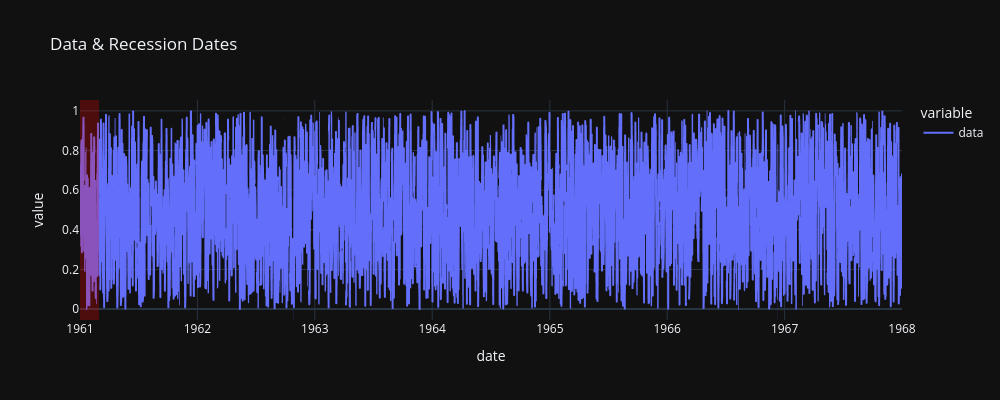

Write notebook code for a chart like this one.
### Code cell
def test_recession_dates(use_random_timeframe: bool = False) -> None:
    """
    Ensures that data can be plotted alongside of the recession dates in one figure
    """

    end = datetime.datetime.now()
    date = datetime.datetime(1985, 1, 1)
    rec_df = get_recession_data()

    if use_random_timeframe:
        # pick a random date in the available data
        # get the first date in the recession dates
        res = random.choices(rec_df.index, k=2)
        rand_years = [i.year for i in res]
        start_year, end_year = min(rand_years), max(rand_years)
        date = datetime.datetime(start_year, 1, 1)
        end = datetime.datetime(end_year, 1, 1)

    date_list = [date]

    while date < end:
        date += datetime.timedelta(days=1)
        date_list.append(date)

    rand_data = np.random.uniform(low=0, high=1, size=len(date_list))
    data_df = pd.DataFrame({"date": date_list, "data": rand_data})

    # Tests if the recession dates were plotted correctly
    data_df = data_df.set_index("date")

    # combine the df with the recession dates
    plot_it(data_df, "Data & Recession Dates", plot_recession_dates=True)


test_recession_dates(use_random_timeframe=True)

### Figure 1 — Plotly figure (JSON) as saved in the notebook; plotly's stock layout.template omitted (floating-point values rounded to 4 significant figures; data arrays with more than 128 entries replaced by an {"elided": "..."} marker saying what was removed)
{"data": [{"hovertemplate": "variable=data<br>date=%{x|%B %d, %Y}<br>value=%{y}<extra></extra>", "legendgroup": "data", "line": {"color": "#636efa", "dash": "solid"}, "marker": {"symbol": "circle"}, "mode": "lines", "name": "data", "showlegend": true, "type": "scattergl", "x": {"elided": "2557 str values"}, "xaxis": "x", "y": {"elided": "2557 float values"}, "yaxis": "y"}], "layout": {"height": 400, "legend": {"title": {"text": "variable"}, "tracegroupgap": 0}, "shapes": [{"fillcolor": "red", "line": {"width": 0}, "opacity": 0.25, "type": "rect", "x0": "1961-01-01", "x1": "1961-03-01", "xref": "x", "y0": 0, "y1": 1, "yref": "y domain"}], "title": {"text": "Data & Recession Dates"}, "width": 1000, "xaxis": {"anchor": "y", "domain": [0, 1], "title": {"text": "date"}}, "yaxis": {"anchor": "x", "domain": [0, 1], "title": {"text": "value"}}}}
